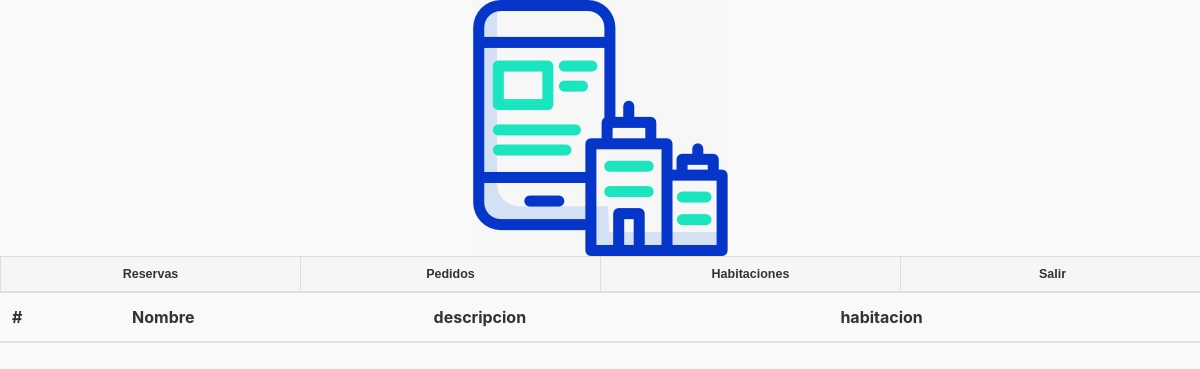
Before: /index.php/pedidos/vistAdmiPedidos_empleado with the older database file.
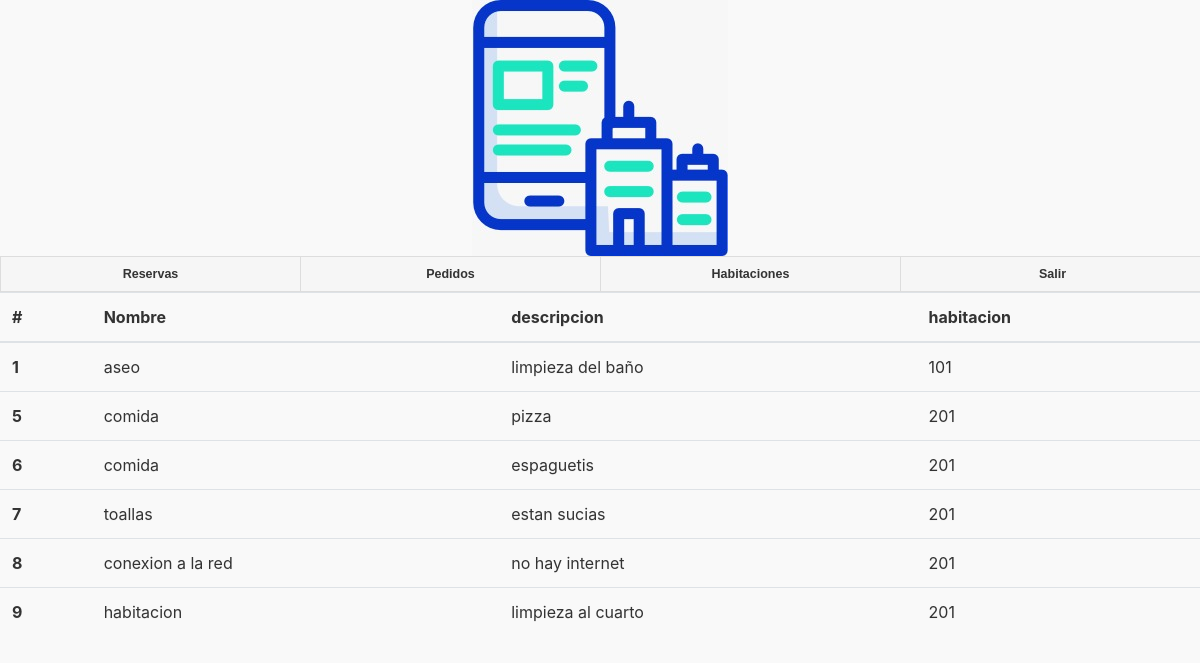
After: the same page with the newer database file.
### tables this page shows
CREATE TABLE `pedidos` (
  `id` int(11) NOT NULL,
  `nombre` varchar(45) DEFAULT NULL,
  `descripcion` varchar(45) DEFAULT NULL,
  `habitacion` int(11) DEFAULT NULL
);

### application/controllers/pedidos.php (called while the page is built, shortened)
<?php
class pedidos extends CI_Controller {
    function __construct(){
            $this->load->model('model_pedidos');
      }
	public function vistAdmiPedidos_empleado()
	{
		$result['usuari']=$this->model_pedidos->consultaPedidos();
		$this->load->view('view_header_empleado');
		$this->load->view('view_pedidos_empleado',$result);
    }
}
?>

### index.php (called while the page is built, shortened)
<?php
require_once BASEPATH.'core/CodeIgniter.php';

### application/models/model_pedidos.php (called while the page is built, shortened)
<?php
class model_pedidos extends CI_Model {
  public function consultaPedidos(){
    $sql="SELECT * from pedidos";
    $query=$this->db->query($sql);
    return $query->result();
  }
}

### application/views/view_pedidos_empleado.php (the view, shortened to what this page needs)
<!doctype html>
<html lang="en">
  <head>
    <link rel="stylesheet" href="https://stackpath.bootstrapcdn.com/bootstrap/4.1.3/css/bootstrap.min.css">
  </head>
  <body>
    <table class="table table-hover">
  <thead>
    <tr>
      <th scope="col">#</th>
      <th scope="col">Nombre</th>
      <th scope="col">descripcion</th>
      <th scope="col">habitacion</th>
    </tr>
  </thead>
  <tbody>
    <?php
      if(!empty($usuari)){
        foreach ($usuari as $fila) {
?>
    <tr>
      <th scope="row"><?php echo $fila->id; ?></th>
      <td><?php echo $fila->nombre; ?></td>
      <td><?php echo $fila->descripcion; ?></td>
      <td><?php echo $fila->habitacion; ?></td>
    </tr>
    <?php
            }
          }
         ?>
  </tbody>
</table>
  </body>
</html>
  </body>
</html>

Changed rows visible on the page:
added pedidos: id "1", nombre "aseo", descripcion "limpieza del baño", habitacion "101"
added pedidos: id "5", nombre "comida", descripcion "pizza", habitacion "201"
added pedidos: id "6", nombre "comida", descripcion "espaguetis", habitacion "201"
added pedidos: id "7", nombre "toallas", descripcion "estan sucias", habitacion "201"
added pedidos: id "8", nombre "conexion a la red", descripcion "no hay internet", habitacion "201"
added pedidos: id "9", nombre "habitacion", descripcion "limpieza al cuarto", habitacion "201"
